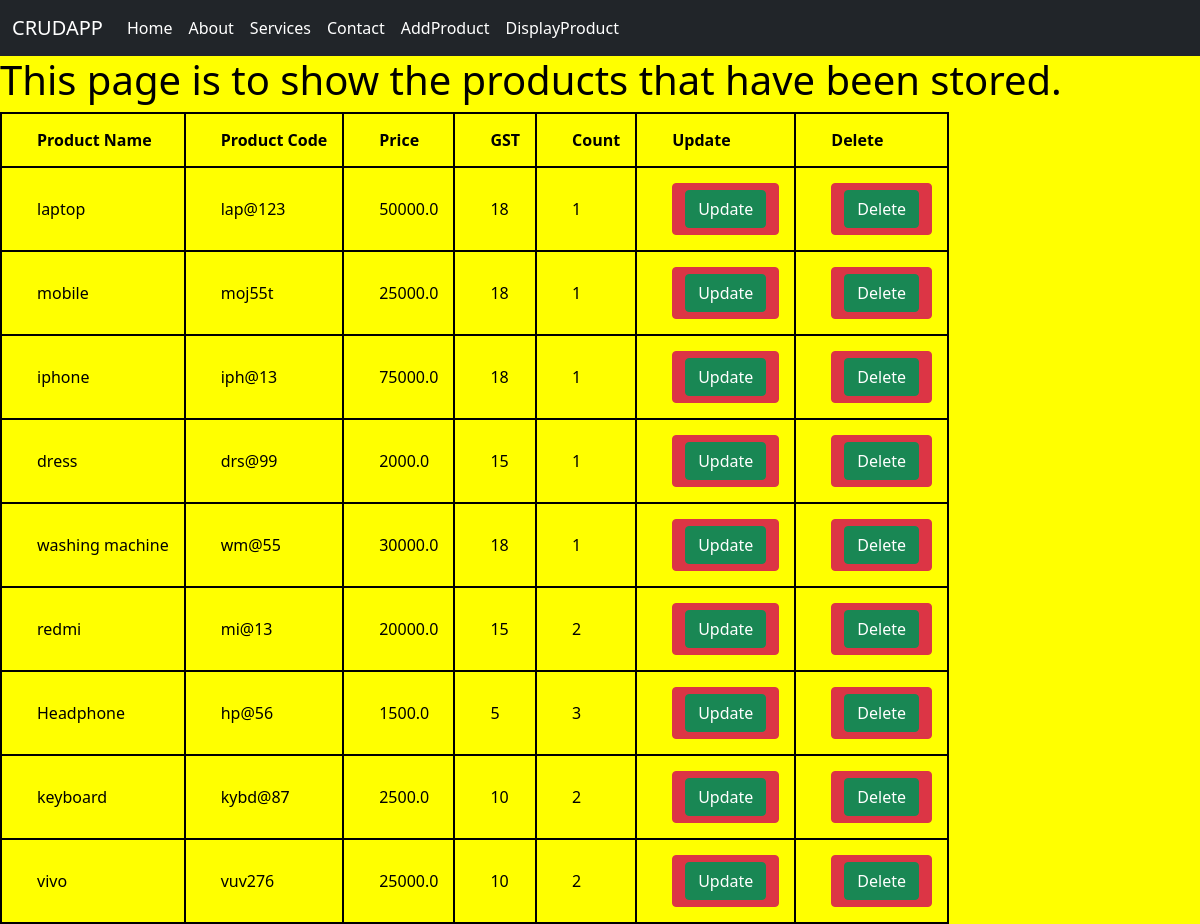
Page /CRUDAPP1/display/ on the committed database.
### CRUDAPP1/models.py (models this page shows, shortened)
class product(models.Model):
    product_name=models.CharField(max_length=50,null=True)
    product_code=models.CharField(max_length=50,null=True)
    price=models.FloatField(default=0)
    gst=models.IntegerField(default=0)
    count=models.IntegerField(default=0)

### CRUDAPP1/views.py (the view)
# urls.py: path('display/',displaypage),
def displaypage(request):
    context={
        'display_product': product.objects.all()
    }
    return render(request,'display.html',context) #display all data class function

### frontend/templates/display.html
{% extends 'base.html'%}
{% block content %}
<h1> This page is to show the products that have been stored.</h1>
<table>
    <thead>
        <tr>
            <th>Product Name</th>
            <th>Product Code</th>
            <th>Price</th>
            <th>GST</th>
            <th>Count</th>
            <th>Update</th>
            <th>Delete</th>
        </tr>
    </thead>
    <tbody>
        {% for data in display_product %}
        <tr>
            <td>{{data.product_name}}</td>
            <td>{{data.product_code}}</td>
            <td>{{data.price}}</td>
            <td>{{data.gst}}</td>
            <td>{{data.count}}</td>
            <td>
                <a href="{% url 'updateproduct' data.id %}" class="btn btn-danger">
                    <button class='btn btn-success'>Update</button>
                </a>
            </td>
            <td>
                <a href="{% url 'deleteproduct' data.id %}" class="btn btn-danger">
                    <button class='btn btn-success'>Delete</button>
                </a>
            </td>
        </tr>
        {% endfor %}
    </tbody>
</table>
{% endblock%}

### frontend/templates/base.html (shortened to what this page needs)
<html>
    <head>
        <link href="https://cdn.jsdelivr.net/npm/bootstrap@5.0.2/dist/css/bootstrap.min.css" rel="stylesheet">
    </head>
     <body>
    {% include "navbar.html" %}
       {% block content  %}
       {% endblock  %}
    </body>
</html>

### frontend/templates/navbar.html (shortened to what this page needs)
<nav class="navbar navbar-expand-lg navbar-dark bg-dark">
    <div class="container-fluid">
      <a class="navbar-brand" href="#">CRUDAPP</a>
      <div class="collapse navbar-collapse" id="navbarNav">
        <ul class="navbar-nav">
          <li class="nav-item">
            <a class="nav-link active" aria-current="page" href="/CRUDAPP1/home/">Home</a>
          </li>
          <li class="nav-item">
            <a class="nav-link active" href="/CRUDAPP1/about/">About</a>
          </li>
          <li class="nav-item">
            <a class="nav-link active" href="/CRUDAPP1/services/">Services</a>
          </li>
          <li class="nav-item">
            <a class="nav-link active" href="/CRUDAPP1/contact/">Contact</a>
          </li>
          <li class="nav-item">
            <a class="nav-link active" href="/CRUDAPP1/add_product/">AddProduct</a>
          </li>
          <li class="nav-item">
            <a class="nav-link active" href="/CRUDAPP1/display/">DisplayProduct</a>
          </li>
        </ul>
      </div>
    </div>
  </nav>

### frontend/templates/base.html (style rules this page uses)
table,th,td { border:2px solid black; padding:15px; padding-left:35; }
body { background-color:yellow; color:black; }

### rows in the picture
product: product_name "laptop", product_code "lap@123", price "50000.0", gst "18", count "1"
product: product_name "mobile", product_code "moj55t", price "25000.0", gst "18", count "1"
product: product_name "iphone", product_code "iph@13", price "75000.0", gst "18", count "1"
product: product_name "dress", product_code "drs@99", price "2000.0", gst "15", count "1"
product: product_name "washing machine", product_code "wm@55", price "30000.0", gst "18", count "1"
product: product_name "redmi", product_code "mi@13", price "20000.0", gst "15", count "2"
product: product_name "Headphone", product_code "hp@56", price "1500.0", gst "5", count "3"
product: product_name "keyboard", product_code "kybd@87", price "2500.0", gst "10", count "2"
product: product_name "vivo", product_code "vuv276", price "25000.0", gst "10", count "2"
